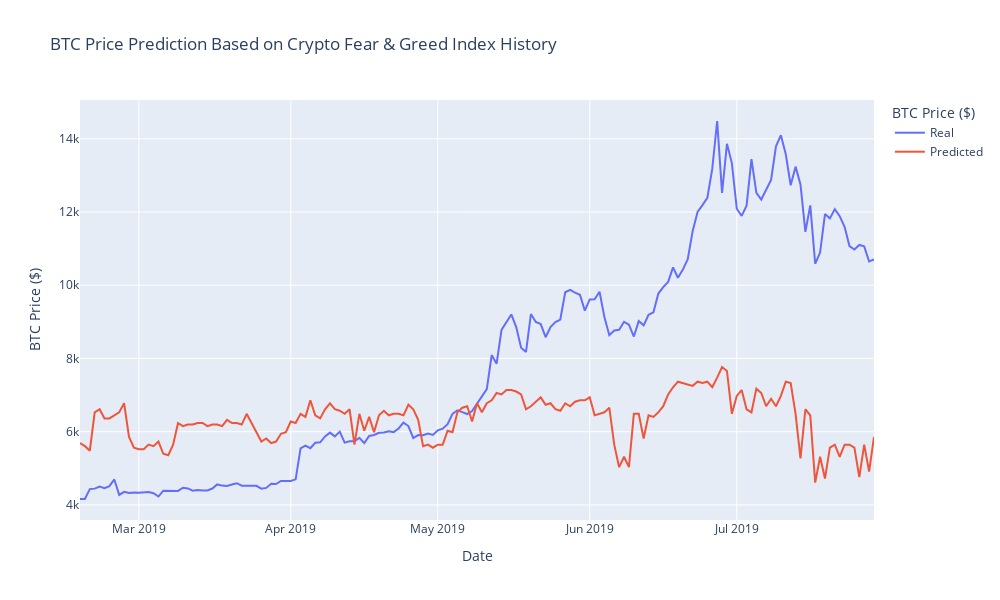

The notebook cell saved with this chart:
### Code cell
# Plot the real vs predicted values as a line chart
px.line(
    stocks, 
    width=1000, 
    height=600, 
    title="BTC Price Prediction Based on Crypto Fear & Greed Index History",
    labels=dict(
        index='Date', 
        value='BTC Price ($)', 
        variable='BTC Price ($)'
    )
)

### Figure 1 — Plotly figure (JSON) as saved in the notebook; plotly's stock layout.template omitted (floating-point values rounded to 4 significant figures; data arrays with more than 128 entries replaced by an {"elided": "..."} marker saying what was removed)
{"data": [{"hovertemplate": "BTC Price ($)=%{y}<br>Date=%{x}<extra></extra>", "legendgroup": "Real", "line": {"color": "#636efa", "dash": "solid"}, "marker": {"symbol": "circle"}, "mode": "lines", "name": "Real", "orientation": "v", "showlegend": true, "type": "scatter", "x": {"elided": "163 str values"}, "xaxis": "x", "y": {"elided": "163 float values"}, "yaxis": "y"}, {"hovertemplate": "BTC Price ($)=%{y}<br>Date=%{x}<extra></extra>", "legendgroup": "Predicted", "line": {"color": "#EF553B", "dash": "solid"}, "marker": {"symbol": "circle"}, "mode": "lines", "name": "Predicted", "orientation": "v", "showlegend": true, "type": "scatter", "x": {"elided": "163 str values"}, "xaxis": "x", "y": {"elided": "163 float values"}, "yaxis": "y"}], "layout": {"height": 600, "legend": {"title": {"text": "BTC Price ($)"}, "tracegroupgap": 0}, "title": {"text": "BTC Price Prediction Based on Crypto Fear & Greed Index History"}, "width": 1000, "xaxis": {"anchor": "y", "domain": [0, 1], "title": {"text": "Date"}}, "yaxis": {"anchor": "x", "domain": [0, 1], "title": {"text": "BTC Price ($)"}}}}
